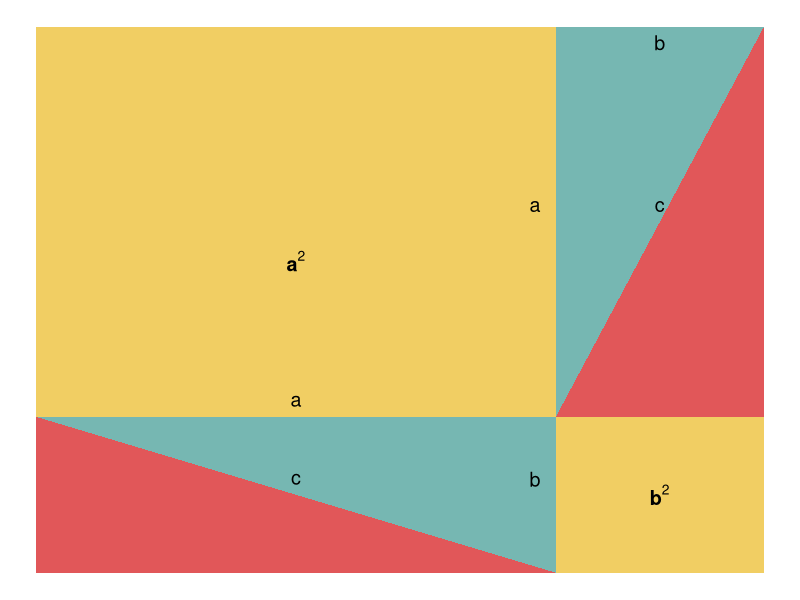
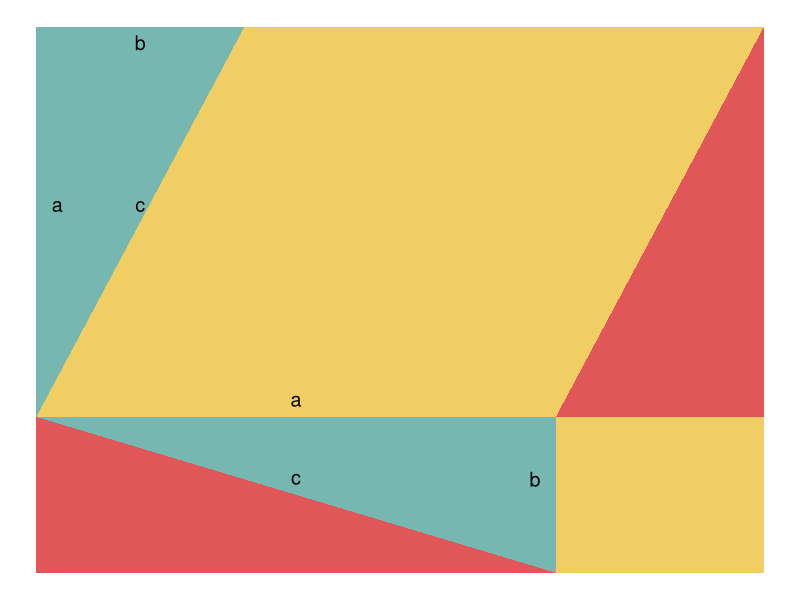
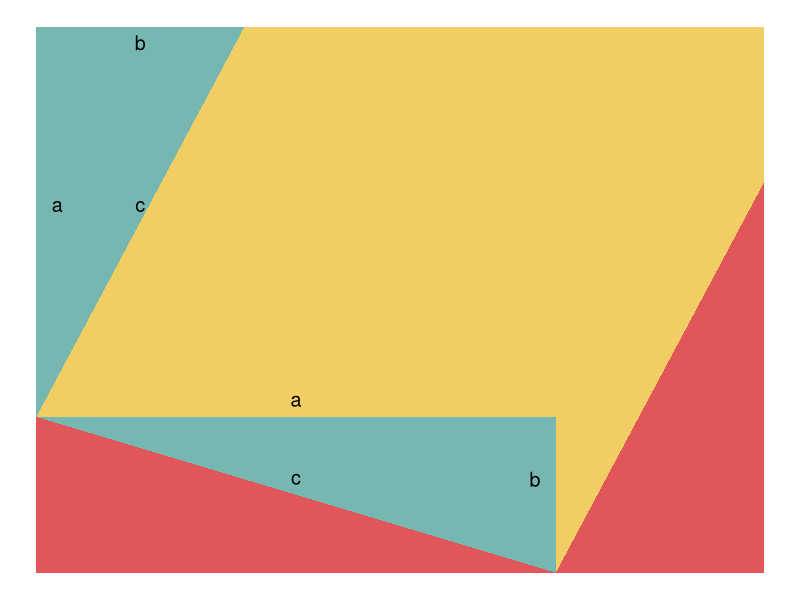
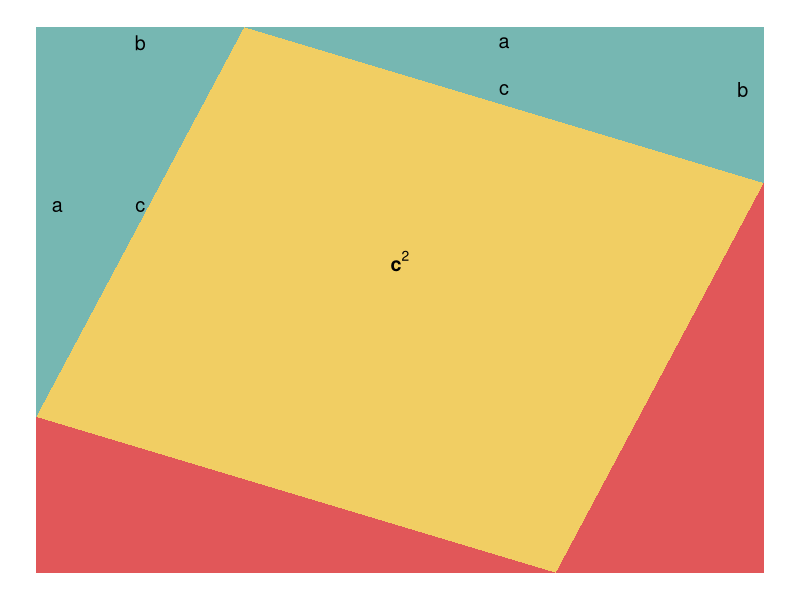

Reproduce these figures in R, in order. (Note: this script raises an error after producing the figures.)

#
# Based on video by echalk (http://www.eChalk.co.uk)
# https://www.youtube.com/watch?v=T2K11eFepcs
#
#


library(ggplot2)
library(gganimate)
library(ggthemes)
library(dplyr)
library(transformr)

# frame - 1
df1 = tibble(x = c(0, 7, 7, 0), y = c(0, 0, 7, 7), type = "sq", 
             xt = c(2.5, 6, NA, NA), yt = c(4, 1, NA, NA), lbl = c("bold(a^2)", "bold(b^2)",NA, NA))
df2 = tibble(x = c(0, 0, 5), y = c(0, 2, 0), type = "tr1")
df3 = tibble(x = c(0, 5, 5), y = c(2, 2, 0), type = "tr2",
             xt = c(2.5, 2.5, 4.8), yt = c(1.2, 2.2, 1.2), lbl = c("c", "a", "b"))
df4 = tibble(x = c(5, 7, 7), y = c(2, 2, 7), type = "tr3")
df5 = tibble(x = c(5, 5, 7), y = c(2, 7, 7), type = "tr4",
             xt = c(4.8, 6, 6), yt = c(4.7, 6.8, 4.7), lbl = c("a", "b", "c"))

df_a1 = bind_rows(df1, df2, df3, df4, df5) %>% mutate(state = "a1")

col_list = c("#F1CE63", "#E15759", "#76B7B2", "#E15759", "#76B7B2")
p = ggplot(df_a1) + geom_polygon(aes(x = x, y = y, group = type, fill = type))
p = p + geom_text(aes(x = xt, y = yt, label = lbl), parse = TRUE, size = 5)
p = p + scale_fill_manual(values = col_list) + guides(fill = FALSE)
p = p + theme_void()
p

# Frame - 2
df1_a = tibble(x = c(0, 7, 7, 0), y = c(0, 0, 7, 7), type = "sq")
df5_a = tibble(x = c(0, 0, 2), y = c(2, 7, 7), type = "tr4",
               xt = c(0.2, 1, 1), yt = c(4.7, 6.8, 4.7), lbl = c("a", "b", "c"))
df_a2 = bind_rows(df1_a, df2, df3, df4, df5_a) %>% mutate(state = "a2")


p = ggplot(df_a2) + geom_polygon(aes(x = x, y = y, group = type, fill = type))
p = p + geom_text(aes(x = xt, y = yt, label = lbl), parse = TRUE, size = 5)
p = p + scale_fill_manual(values = col_list) + guides(fill = FALSE)
p = p + theme_void()
p

# frame - 3
df4_a = tibble(x = c(5, 7, 7), y = c(0, 0, 5), type = "tr3")
df_a3 = bind_rows(df1_a, df2, df3, df4_a, df5_a) %>% mutate(state = "a3")

p = ggplot(df_a3) + geom_polygon(aes(x = x, y = y, group = type, fill = type))
p = p + geom_text(aes(x = xt, y = yt, label = lbl), parse = TRUE, size = 5)
p = p + scale_fill_manual(values = col_list) + guides(fill = FALSE)
p = p + theme_void()
p

# frame - 4
df1_b = tibble(x = c(0, 7, 7, 0), y = c(0, 0, 7, 7), type = "sq", 
               xt = c(3.5, NA, NA, NA), yt = c(4, NA, NA, NA), lbl = c("bold(c^2)", NA ,NA, NA))
df3_a = tibble(x = c(2, 7, 7), y = c(7, 7, 5), type = "tr2",
               xt = c(4.5, 4.5, 6.8), yt = c(6.2, 6.8, 6.2), lbl = c("c", "a", "b"))
df_a4 = bind_rows(df1_b, df2, df3_a, df4_a, df5_a) %>% mutate(state = "a4")

p = ggplot(df_a4) + geom_polygon(aes(x = x, y = y, group = type, fill = type))
p = p + geom_text(aes(x = xt, y = yt, label = lbl), parse = TRUE, size = 5)
p = p + scale_fill_manual(values = col_list) + guides(fill = FALSE)
p = p + theme_void()
p

# combining the dataframe into a single dataframe for animation
df = bind_rows(df_a1, df_a2, df_a3, df_a4)

p = ggplot(df) + geom_polygon(aes(x = x, y = y, group = type, fill = type))
p = p + geom_text(aes(x = xt, y = yt, label = lbl), parse = TRUE, size = 5)
p = p + scale_fill_manual(values = col_list) + guides(fill = FALSE)
p = p + theme_void()

anim = p + transition_states(state, transition_length = 1, state_length = 2, wrap = FALSE)
animate(anim, renderer = gifski_renderer("gganim.gif"))
